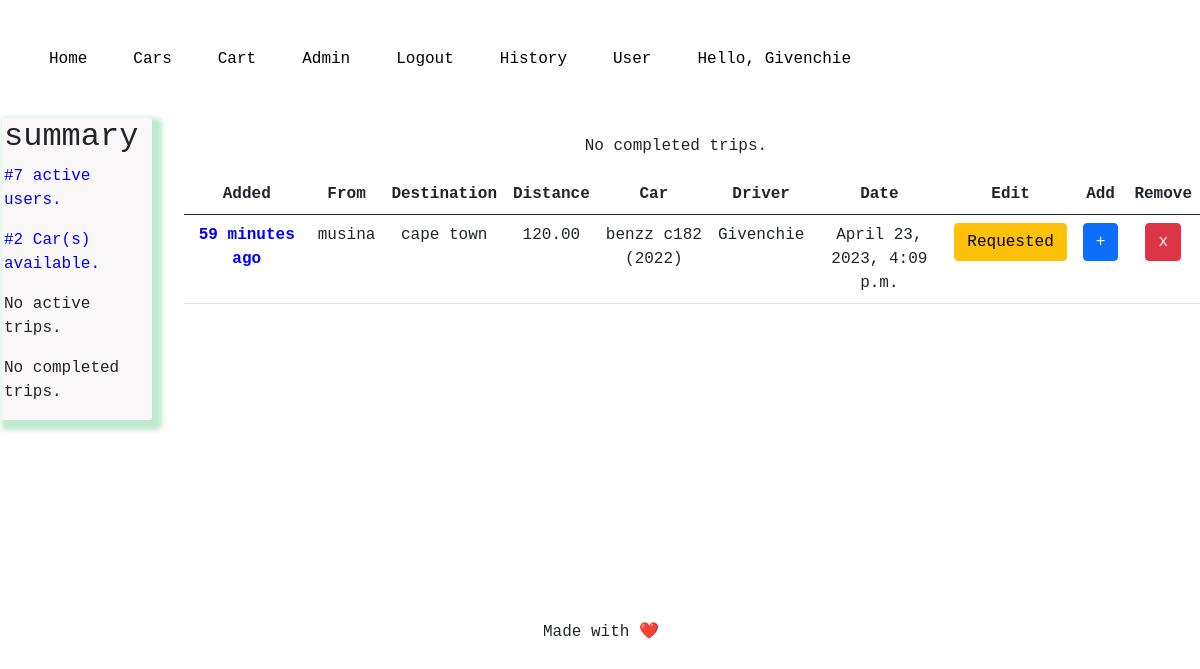
The page /trips/ (signed in) on the database its author committed.
### trip/models.py (models this page shows, shortened)
class Trip(models.Model):
    start_location = models.CharField(max_length=100)
    end_location = models.CharField(max_length=100)
    distance = models.DecimalField(max_digits=5, decimal_places=2)
    car = models.ForeignKey(Car, on_delete=models.CASCADE, related_name='trips')
    user = models.ForeignKey(User, on_delete=models.CASCADE, related_name='trips')
    trip_date = models.DateTimeField(datetime.now)
    seats_avail= models.IntegerField(default=1)
    status = models.CharField(max_length=30,choices = STATUS,default="Active")
    date_added = models.DateTimeField(auto_now_add = True,null=True)
    class Meta:
        ordering = ['-date_added']

class Car(models.Model):
    make = models.CharField(max_length=50)
    model = models.CharField(max_length=50)
    driver = models.OneToOneField(User,on_delete=models.CASCADE)
    year = models.IntegerField()
    date_added = models.DateTimeField(auto_now_add = True,null=True)
    def __str__(self):
        return f"{self.make} {self.model} ({self.year})"
    class Meta:
        ordering = ['-date_added']

### trip/views.py (the view)
# urls.py: path('trips/',views.get_trips,name="trips"),
def get_trips(request):
    trips = Trip.objects.all()
    completed_trips = Trip.objects.filter(status='Completed')
    for completed_trip in completed_trips:
        print("completed trips",completed_trip.id)
        print(f"driver: {completed_trip.user}, date : {completed_trip.trip_date}")
    count_completed_trips = completed_trips.count()
    all_users = User.objects.all()
    users_count = all_users.count()
    cars = Car.objects.all()
    cars_count = cars.count()
    requested_trips = Trip.objects.filter(status="Requested")
    for requested_trip in requested_trips:
        print(f"requested trips {requested_trip.id}")
    count_requested_trips = requested_trips.count()
    active_trips = Trip.objects.filter(status="Active")
    for active_trip in active_trips:
        print("Active trips:",active_trip.id)
    count_active_trips = active_trips.count()
    is_driver = UserProfile.objects.filter(is_driver=True).exists()
    username = request.user.username
    context = {
        "count_active_trips":count_active_trips,
            "count_requested_trips":count_requested_trips,
               "trips":trips,
               "count_completed_trips":count_completed_trips,
               "users_count":users_count,
               "cars":cars,"cars_count":cars_count,
               'username': username
               }
    return render(request,"trip/home.html",context)

### trip/templates/trip/home.html (shortened to what this page needs)
{% extends "trip/base.html" %} {% block content %}
<div class="container-main">
  <div class="summary">
    <div class="users">
      <h2>summary</h2>
      <div class="user">
        {% if users_count %}
        <p style="color:blue;">#{{users_count}} active users.</p>
        {% else %}
        <p>No users</p>
        {% endif %}
      </div>
    </div>
    <div class="cars">
      {% if cars_count%}
      <p style="color:blue;">#{{cars_count}} Car(s) available.</p>
      {%else%}
      <p>No cars</p>
      {% endif %}
    </div>
    <div class="active-trips">
      <p>{% if count_active_trips %}</p>
      <p style="color:orangered;">#Active trips :{{ count_active_trips}}</p>
      {%else%}
      <p>No active trips.</p>
      {% endif %}
    </div>
    <p>{% if count_completed_trips %}</p>
    <p style="color:rgb(236, 155, 4);">#completed trips :{{ count_completed_trips}}</p>
    {%else%}
    <p>No completed trips.</p>
    {% endif %}
  </div>
  {% if trips %}
  <div class="trips-homepage">
    <p>{% if count_completed_trips %}</p>
    <h3>Book a trip now</h3>
    {%else%}
    <p>No completed trips.</p>
    {% endif %}
    <ol>
      <div class="trip">
        <table class="table">
          <thead>
            <tr>
              <th scope="col">Added</th>
              <th scope="col">From</th>
              <th scope="col">Destination</th>
              <th scope="col">Distance</th>
              <th scope="col">Car</th>
              <th scope="col">Driver</th>
              <th scope="col">Date</th>
              <th scope="col">Edit</th>
              <th scope="col">Add</th>
              <th scope="col">Remove</th>
            </tr>
          </thead>
          <tbody>
            {% for trip in trips %}
            <tr>
              <td style="color: blue; font-weight: bold">
                {{trip.date_added |timesince}} ago
              </td>
              <td>{{trip.start_location}}</td>
              <td>{{trip.end_location}}</td>
              <td>{{trip.distance}}</td>
              <td>{{trip.car}}</td>
              <td>{{trip.user }}</td>
              <td>{{trip.trip_date}}</td>
              <td>
                {% if trip.status == "Completed" %}
                <a id="editBtn" href="{% url 'edit_trip' trip.id %}" class="btn btn-warning">{{trip.status}}
                </a>
                {% else%}
                <a id="editBtn" href="{% url 'edit_trip' trip.id %}" class="btn btn-warning">{{trip.status}}
                </a>
                {% endif %}
              </td>
              <td>
                <a id="add_trip" href="{% url 'add_trip' %}" class="btn btn-primary">+</a>
              </td>
              <td>
                <a id="add_trip" href="{% url 'delete_trip' trip.id %}" class="btn btn-danger">x</a>
              </td>
            </tr>
            {% endfor %}
          </tbody>
        </table>
      </div>
    </ol>
  </div>
  {%else%}
  <div>
    <a href="{% url 'add_trip' %}" class="btn btn-success">Add trip</a>
  </div>
  {% endif %}
</div>
{% endblock%}

### trip/templates/trip/header.html
<div class="header">
  {% if user.is_authenticated %}
  <a href="{% url 'trips'%}">Home</a>
  <a href="{% url 'cars' %}">Cars</a>
  <a href="{% url 'cart' %}">Cart</a>
  <a href="/admin">Admin</a>
  <a href="{% url 'logout' %}">Logout</a>
  <a href="{% url 'history' %}">History</a>
  <a href="{% url 'user' %}">User</a>
  <a> Hello, {{ username}}</a>
  {%else%}
  <a href="{% url 'trips'%}">Home</a>
  <a href="{% url 'all-users' %}">Users</a>
  <a href="{% url 'login' %}">Login</a>
  <a href="{% url 'register' %}">Sign up</a>
  {% endif %}
</div>

### trip/templates/trip/base.html (style rules this page uses)
* { font-family: monospace,Helvetica; }
.header { display:flex; }
.header,a { text-decoration:none; padding:2%; text-align: center; justify-items: space-between; color:black; }

### trip/templates/trip/home.html (style rules this page uses)
body { margin-left: 2px; }
.container-main { display: grid; grid-template-columns: 0.5fr 3.5fr; }
.trips-homepage, h3 { text-align: center; }
.summary { background-color:rgb(249, 247, 247) ; border-radius:0 2px 2px 0; border: none; box-shadow: 5px 5px 5px 5px rgba(123, 211, 161, 0.5); padding-left: 2px; }

### rows shown on the page
Trip: date_added "59 minutes", start_location "musina", end_location "cape town", distance "120.00", car "benzz c182 (2022)", user "Givenchie", trip_date "April 23, 2023, 4:09 p.m.", status "Requested"

### other values the page prints
{{ username }} "Givenchie"
{{ users_count }} "7"
{{ cars_count }} "2"
